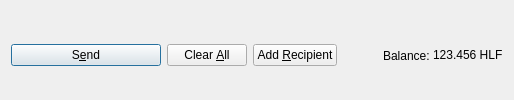
         <widget class="QFrame" name="frame_Send">
          <layout class="QHBoxLayout" name="horizontalLayout">
           <property name="bottomMargin">
            <number>0</number>
           </property>
           <item>
            <widget class="QPushButton" name="sendButton">
             <property name="minimumSize">
              <size>
               <width>150</width>
               <height>0</height>
              </size>
             </property>
             <property name="toolTip">
              <string>Confirm the send action</string>
             </property>
             <property name="text">
              <string>S&amp;end</string>
             </property>
             <property name="icon">
              <iconset resource="../happyleaf.qrc">
               <normaloff>:/icons/send</normaloff>:/icons/send</iconset>
             </property>
             <property name="autoDefault">
              <bool>false</bool>
             </property>
             <property name="default">
              <bool>true</bool>
             </property>
            </widget>
           </item>
           <item>
            <widget class="QPushButton" name="clearButton">
             <property name="sizePolicy">
              <sizepolicy hsizetype="Minimum" vsizetype="Fixed">
               <horstretch>0</horstretch>
               <verstretch>0</verstretch>
              </sizepolicy>
             </property>
             <property name="toolTip">
              <string>Clear all fields of the form.</string>
             </property>
             <property name="text">
              <string>Clear &amp;All</string>
             </property>
             <property name="icon">
              <iconset resource="../happyleaf.qrc">
               <normaloff>:/icons/remove</normaloff>:/icons/remove</iconset>
             </property>
             <property name="autoDefault">
              <bool>false</bool>
             </property>
            </widget>
           </item>
           <item>
            <widget class="QPushButton" name="addButton">
             <property name="toolTip">
              <string>Send to multiple recipients at once</string>
             </property>
             <property name="text">
              <string>Add &amp;Recipient</string>
             </property>
             <property name="icon">
              <iconset resource="../happyleaf.qrc">
               <normaloff>:/icons/add</normaloff>:/icons/add</iconset>
             </property>
             <property name="autoDefault">
              <bool>false</bool>
             </property>
            </widget>
           </item>
           <item>
            <spacer name="horizontalSpacer">
             <property name="orientation">
              <enum>Qt::Horizontal</enum>
             </property>
             <property name="sizeHint" stdset="0">
              <size>
               <width>40</width>
               <height>20</height>
              </size>
             </property>
            </spacer>
           </item>
           <item>
            <layout class="QHBoxLayout" name="horizontalLayout_2">
             <property name="spacing">
              <number>3</number>
             </property>
             <item>
              <widget class="QLabel" name="label">
               <property name="text">
                <string>Balance:</string>
               </property>
              </widget>
             </item>
             <item>
              <widget class="QLabel" name="labelBalance">
               <property name="sizePolicy">
                <sizepolicy hsizetype="Preferred" vsizetype="Fixed">
                 <horstretch>0</horstretch>
                 <verstretch>0</verstretch>
                </sizepolicy>
               </property>
               <property name="cursor">
                <cursorShape>IBeamCursor</cursorShape>
               </property>
               <property name="text">
                <string notr="true">123.456 HLF</string>
               </property>
               <property name="textInteractionFlags">
                <set>Qt::LinksAccessibleByMouse|Qt::TextSelectableByKeyboard|Qt::TextSelectableByMouse</set>
               </property>
              </widget>
             </item>
            </layout>
           </item>
          </layout>
         </widget>
